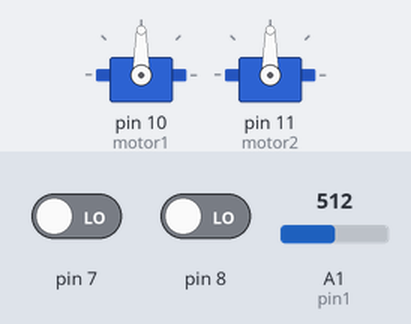
Bench run of a sketch on a simulated Arduino Uno, built with avr-gcc and run on an emulated ATmega328P. Shown: 2 × servo. The inputs (shaded band) are chosen by the test bench; at power-on: pin 7 LOW, A1 (pin1) = 512, pin 8 LOW.

Above: at 1.2 s.
1.3 s: pin 7 driven HIGH
At 1.8 s:
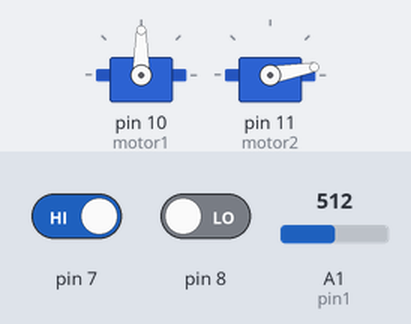
2.8 s: A1 (pin1) set to 716
At 4.0 s:
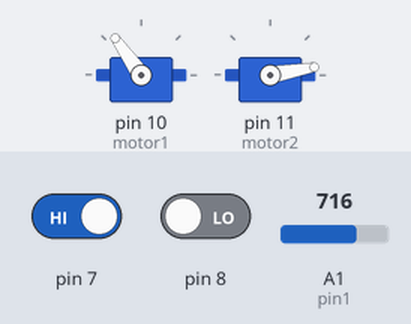
4.3 s: pin 8 driven HIGH
At 5.4 s:
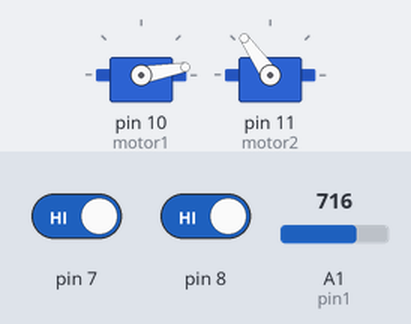
5.8 s: A1 (pin1) set to 900
At 7.0 s:
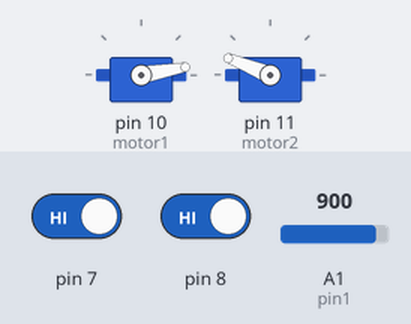
7.3 s: pin 8 driven LOW
At 8.5 s:
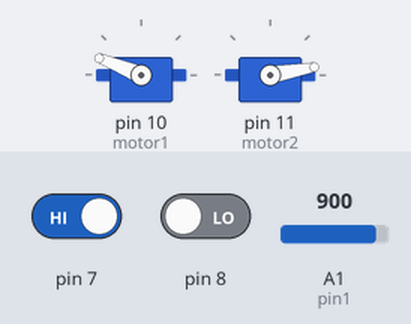
8.8 s: A1 (pin1) set to 1023
At 9.9 s:
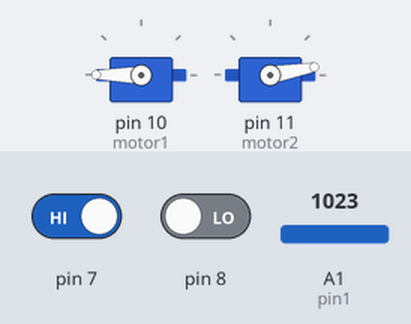
Timing chart, 0 to 11.3 s (numbered marks = the images above; inputs shaded):
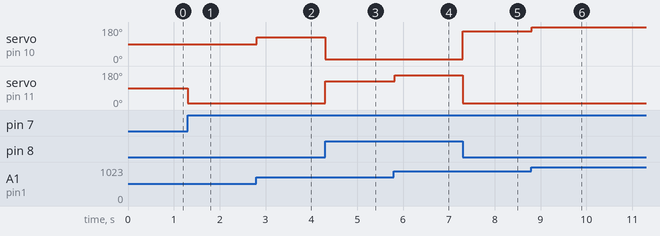

Measured:
- after the input at 1.3 s, servo on pin 11 (motor2): 90° → 10° at once
- after the input at 2.8 s, servo on pin 10 (motor1): 90° → 125° at once
- after the input at 4.3 s, servo on pin 10 (motor1): 125° → 10° at once; servo on pin 11 (motor2): 10° → 125° at once
- after the input at 5.8 s, servo on pin 11 (motor2): 125° → 158° at once
- after the input at 7.3 s, servo on pin 10 (motor1): 10° → 158° at once; servo on pin 11 (motor2): 158° → 10° at once
- after the input at 8.8 s, servo on pin 10 (motor1): 158° → 180° at once

The sketch:

ServoMotor_code_for_option2.ino
```cpp
#include <Servo.h>

//initializing parameter type servo to control each
Servo motor1;
Servo motor2;

// defining the analog pins for potentiometer
//int pin1 = A2;
int pin1 = A1;

int readPB = 0;
int readPB2 = 0;

//parameter to store the analog reading
int sensorvalue1;
//int sensorvalue2;

void setup()
{
 Serial.begin(9600);
 //defining where each servo attaches to
 motor1.attach(10);
 motor2.attach(11);
 pinMode(7, INPUT);
 pinMode(8, INPUT);
}

void loop()
{
 sensorvalue1 = analogRead(pin1);
 sensorvalue1= map(sensorvalue1, 0,1023,0,180);

 readPB = digitalRead(7);
 readPB2 = digitalRead(8);
 if (readPB == HIGH)
 {
  motor1.write(sensorvalue1);
  motor2.write(10); // just to test if the code is working with this or not
 }
 if (readPB2 == HIGH)
 {
  motor2.write(sensorvalue1);
  motor1.write(10);
 }
 delay(15);
}
 
```
